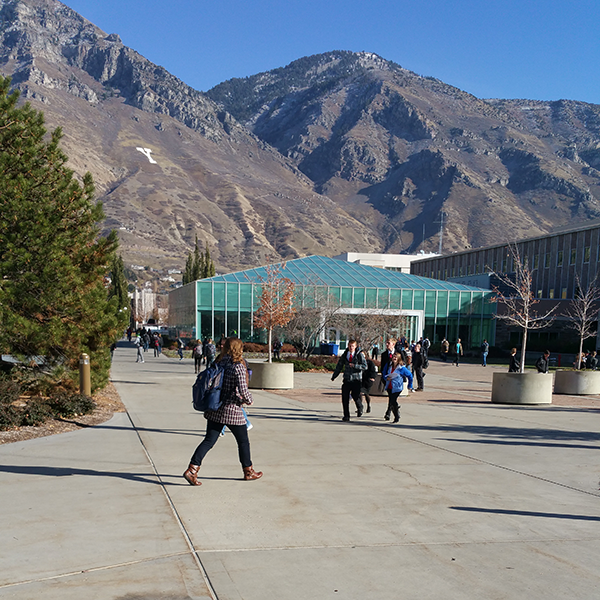
#> input picture tests/test_images/campus1.png, 600 x 600 px, found by its file name
$ python stitch.py
#> lines starting #> are read from the running program, lines starting #| are printed output that depends on the picture
import sys
import cv2
import numpy as np
import random


def blend_image(img1, img2, img3):
    r_1,g_1,b_1 = cv2.split(img1)
    r_2,g_2,b_2 = cv2.split(img2)
    r_3,g_3,b_3 = cv2.split(img3)
    rs = [r_1, r_2, r_3]
    gs = [g_1, g_2, g_3]
    bs = [b_1, b_2, b_3]

    b = b_1
    g = g_1
    r = r_1

    for y in range(len(b_1)):
        for x in range(len(b_1[0])):
            b[y][x] = max(b_1[y][x], b_2[y][x], b_3[y][x])
            g[y][x] = max(g_1[y][x], g_2[y][x], g_3[y][x])
            r[y][x] = max(r_1[y][x], r_2[y][x], r_3[y][x])

    rgb_img = cv2.merge([r,g,b])

    return rgb_img


def warp_image(img, homography, x_max, y_max, title):
    h,w = img.shape[:2]
    h = y_max + y_max + h
    w = x_max + y_max + w

    translate = np.matrix([
        [1, 0, x_max] ,
        [0, 1, y_max] ,
        [0, 0, 1] ,
        ])

    M = translate * homography
    dst = cv2.warpPerspective(img, M, (w,h))
    cv2.imwrite(title, dst)

    return dst


def find_max(x_max_12, y_max_12, x_max_32, y_max_32):
    x_max = max(x_max_12, x_max_32)
    y_max = max(y_max_12, y_max_32)

    return x_max, y_max


def find_homography(good, kp_s, kp_t):
    A = np.matrix([0])

    while(np.linalg.det(A) == 0):
        points = []
        for i in range(4):
            rnd = random.randint(1, len(good)-1)
            points.append((int(kp_s[good[rnd][0].queryIdx].pt[0]), int(kp_s[good[rnd][0].queryIdx].pt[1])))
            points.append((int(kp_t[good[rnd][0].trainIdx].pt[0]), int(kp_t[good[rnd][0].trainIdx].pt[1])))

        A = np.matrix([
            [points[0][0], points[0][1], 1, 0, 0, 0, -points[1][0] * points[0][0], -points[1][0] * points[0][1]] ,
            [0, 0, 0, points[0][0], points[0][1], 1, -points[1][1] * points[0][0], -points[1][1] * points[0][1]] ,
            [points[2][0], points[2][1], 1, 0, 0, 0, -points[3][0] * points[2][0], -points[3][0] * points[2][1]] ,
            [0, 0, 0, points[2][0], points[2][1], 1, -points[3][1] * points[2][0], -points[3][1] * points[2][1]] ,
            [points[4][0], points[4][1], 1, 0, 0, 0, -points[5][0] * points[4][0], -points[5][0] * points[4][1]] ,
            [0, 0, 0, points[4][0], points[4][1], 1, -points[5][1] * points[4][0], -points[5][1] * points[4][1]] ,
            [points[6][0], points[6][1], 1, 0, 0, 0, -points[7][0] * points[6][0], -points[7][0] * points[6][1]] ,
            [0, 0, 0, points[6][0], points[6][1], 1, -points[7][1] * points[6][0], -points[7][1] * points[6][1]]
            ])

        x = np.matrix([
            [points[1][0]] ,
            [points[1][1]] ,
            [points[3][0]] ,
            [points[3][1]] ,
            [points[5][0]] ,
            [points[5][1]] ,
            [points[7][0]] ,
            [points[7][1]]
            ])

    h = A.I * x
    homography = np.matrix([
        [h.item(0), h.item(1), h.item(2)] ,
        [h.item(3), h.item(4), h.item(5)] ,
        [h.item(6), h.item(7), 1]
        ])

    return homography


def distance(outcome, target):
    return np.linalg.norm(outcome-target)


def ransac(good, kp_s, img_b, kp_t, img_t):
    best_consensus = 0
    tolrance = 2.0
    best_homography = np.matrix([0])

    for i in range(50):
        homography = find_homography(good, kp_s, kp_t);
        consensus = 0

        for i in range(len(good)):
            s = (int(kp_s[good[i][0].queryIdx].pt[0]), int(kp_s[good[i][0].queryIdx].pt[1]))
            t = (int(kp_t[good[i][0].trainIdx].pt[0]), int(kp_t[good[i][0].trainIdx].pt[1]))

            source = np.matrix([
                [s[0]] ,
                [s[1]] ,
                [1]
                ])

            target = np.matrix([
                [t[0]] ,
                [t[1]] ,
                [1]
                ])

            outcome = homography * source
            outcome = outcome / outcome.item(2)
            dist = distance(outcome, target)
            if dist < tolrance:
                consensus+=1

        if consensus > best_consensus:
            best_consensus = consensus
            best_homography = homography

    return best_homography

def test_points(img, homography):
    h,w = img.shape[:2]
    # (0,0)
    source = np.matrix([
        [0] ,
        [0] ,
        [1]
        ])
    top_left = homography * source
    top_left = top_left / top_left.item(2,0)

    # (0,H-1)
    source = np.matrix([
        [0] ,
        [h-1] ,
        [1]
        ])
    top_right = homography * source
    top_right = top_right / top_right.item(2,0)

    # (W-1,0)
    source = np.matrix([
        [w-1] ,
        [0] ,
        [1]
        ])
    bottom_left = homography * source
    bottom_left = bottom_left / bottom_left.item(2,0)

    # (W-1,H-1)
    source = np.matrix([
        [w-1] ,
        [h-1] ,
        [1]
        ])
    bottom_right= homography * source
    bottom_right = bottom_right / bottom_right.item(2,0)

    max_x = max(abs(top_left[0]), abs(top_right[0]), abs(bottom_left[0]), abs(bottom_right[0]))
    max_y = max(abs(top_left[1]), abs(top_right[1]), abs(bottom_left[1]), abs(bottom_right[1]))

    return max_x, max_y


def find_matches(kp_s, des_s, img_b, kp_t, des_t, img_t, title):
    bf = cv2.BFMatcher()
    knn_matches = bf.knnMatch(des_s, des_t, k=2)

    # Apply ratio test
    good = []
    for m,n in knn_matches:
        if m.distance < 0.7*n.distance:
            good.append([m])

    matches = cv2.drawMatchesKnn(img_b, kp_s, img_t, kp_t, good, None, flags=2)
    cv2.imwrite(title, matches)

    return good


def find_points(img, title):
    sift = cv2.xfeatures2d.SIFT_create()
    # find the keypoints and descriptors with SIFT
    kp, des = sift.detectAndCompute(img, None)
    # draw the keypoints on the images
    keypoints = cv2.drawKeypoints(img, kp, None, flags=cv2.DRAW_MATCHES_FLAGS_DRAW_RICH_KEYPOINTS)
    cv2.imwrite(title, keypoints)

    return kp, des


if __name__ == '__main__':
    # read in images
    img1 = cv2.imread('tests/test_images/campus1.png')
#> img1 is the input picture: shape (600, 600, 3); mean B, G, R 129.6, 124.4, 118.6
    img2 = cv2.imread('tests/test_images/campus2.png')
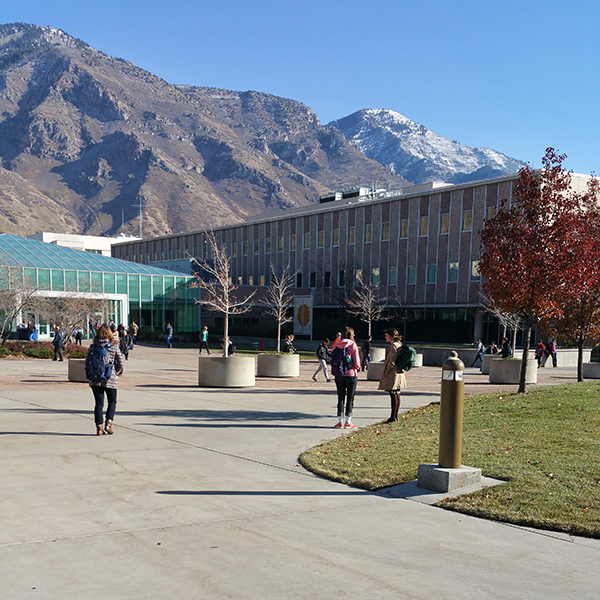
#> input picture tests/test_images/campus2.png, 600 x 600 px, found by its file name
#> img2 is the input picture: shape (600, 600, 3); mean B, G, R 141.7, 133.6, 124.9
    img3 = cv2.imread('tests/test_images/campus3.png')
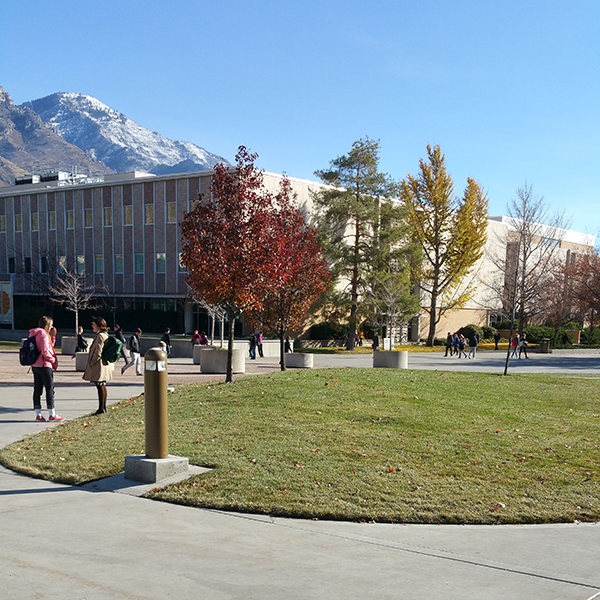
#> input picture tests/test_images/campus3.png, 600 x 600 px, found by its file name
#> img3 is the input picture: shape (600, 600, 3); mean B, G, R 145.3, 145.3, 133.8

    img1_gray = cv2.cvtColor(img1, cv2.COLOR_BGR2GRAY)
    img2_gray = cv2.cvtColor(img2, cv2.COLOR_BGR2GRAY)
    img3_gray = cv2.cvtColor(img3, cv2.COLOR_BGR2GRAY)
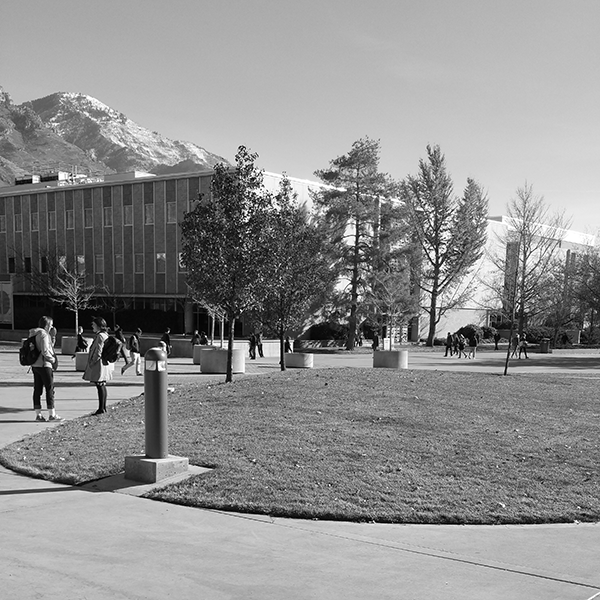
#> img3_gray: shape (600, 600); min 0, max 255, mean 141.9

    # find key points and descriptors
    kp1, des1 = find_points(img1_gray, 'key1.png')
#> in find_points, `kp, des = sift.detectAndCompute(img, None)`: kp = 2193 keypoints; strongest (x, y, size): (340, 352, 4.3), (418, 350, 2), (147, 328, 2.6), (332, 379, 2.1)
#> kp1 has the same summary as kp in find_points
    kp2, des2 = find_points(img2_gray, 'key2.png')
#> call 2 of find_points, with title = 'key2.png'
#> in find_points (call 2), `kp, des = sift.detectAndCompute(img, None)`: kp = 1695 keypoints; strongest (x, y, size): (499, 350, 2.1), (26, 326, 1.9), (398, 344, 4.3), (562, 208, 2)
#> in find_points (call 2), `keypoints = cv2.drawKeypoints(img, kp, None, flags=cv2.DRAW_MATCHES_FL..`:
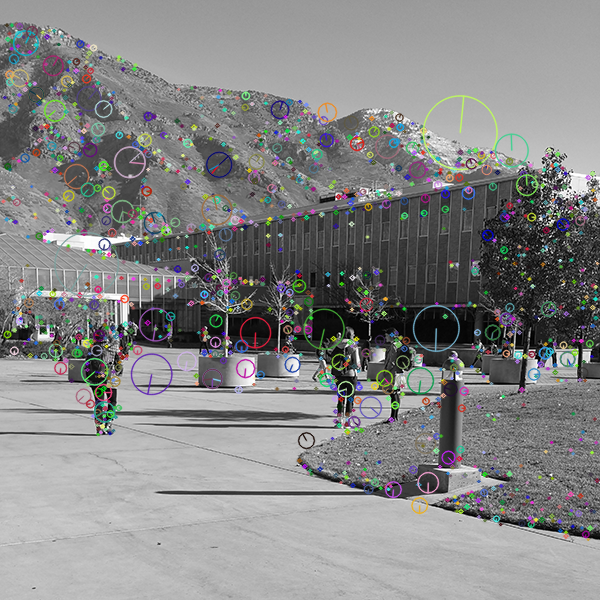
#> keypoints: shape (600, 600, 3); mean of channels 0, 1, 2 133.4, 133.5, 133.2; drawn as B, G, R
#> kp2 has the same summary as kp in find_points
    kp3, des3 = find_points(img3_gray, 'key3.png')
#> call 3 of find_points, with title = 'key3.png'
#> in find_points (call 3), `kp, des = sift.detectAndCompute(img, None)`: kp = 1786 keypoints; strongest (x, y, size): (105, 336, 4.8), (82, 330, 1.8), (440, 260, 2), (291, 346, 2.4)
#> in find_points (call 3), `keypoints = cv2.drawKeypoints(img, kp, None, flags=cv2.DRAW_MATCHES_FL..`:
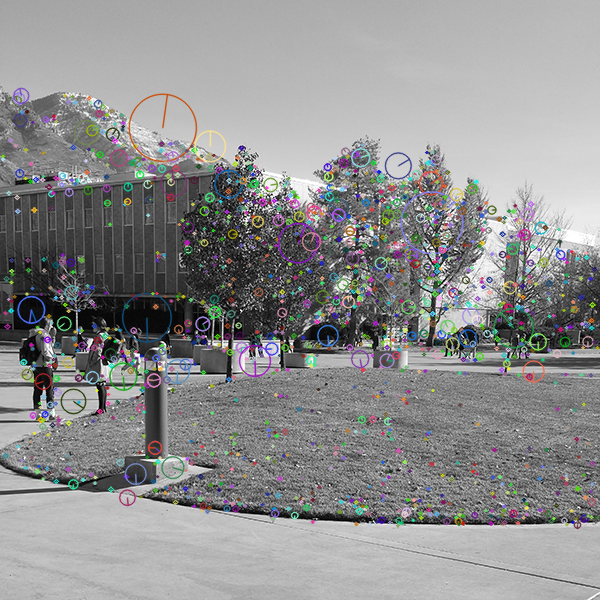
#> keypoints: shape (600, 600, 3); mean of channels 0, 1, 2 142.9, 142.8, 142.6; drawn as B, G, R
#> kp3 has the same summary as kp in find_points

    # find matches
    good_12 = find_matches(kp1, des1, img1_gray, kp2, des2, img2_gray, 'matches_1_2.png')
#> in find_matches, `knn_matches = bf.knnMatch(des_s, des_t, k=2)`: knn_matches = 2193 matches
#> after the loop in find_matches, `for m,n in knn_matches:`: good = 285 matches
#> good_12 = 285 matches
    good_13 = find_matches(kp1, des1, img1_gray, kp3, des3, img3_gray, 'matches_1_3.png')
#> call 2 of find_matches, with title = 'matches_1_3.png'
#> after the loop in find_matches (call 2), `for m,n in knn_matches:`: good = []
#> in find_matches (call 2), `matches = cv2.drawMatchesKnn(img_b, kp_s, img_t, kp_t, good, None, fla..`:
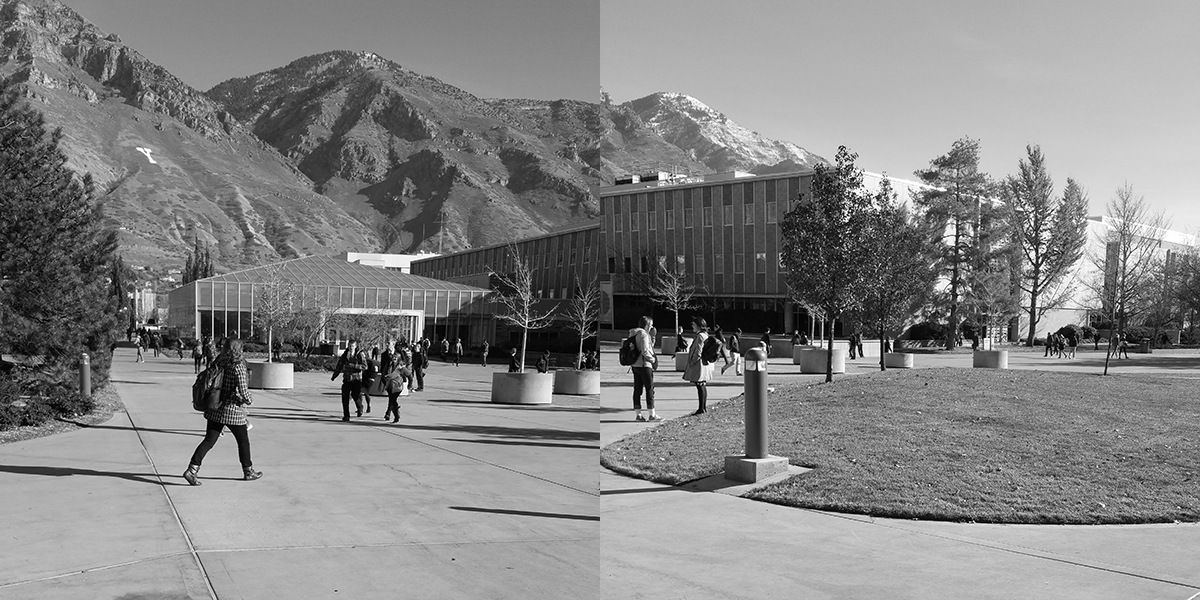
#> matches: shape (600, 1200, 3); min 0, max 255, mean 132.6
#> good_13 = []
    good_32 = find_matches(kp3, des3, img3_gray, kp2, des2, img2_gray, 'matches_3_2.png')
#> call 3 of find_matches, with title = 'matches_3_2.png'
#> in find_matches (call 3), `knn_matches = bf.knnMatch(des_s, des_t, k=2)`: knn_matches = 1786 matches
#> after the loop in find_matches (call 3), `for m,n in knn_matches:`: good = 226 matches
#> in find_matches (call 3), `matches = cv2.drawMatchesKnn(img_b, kp_s, img_t, kp_t, good, None, fla..`:
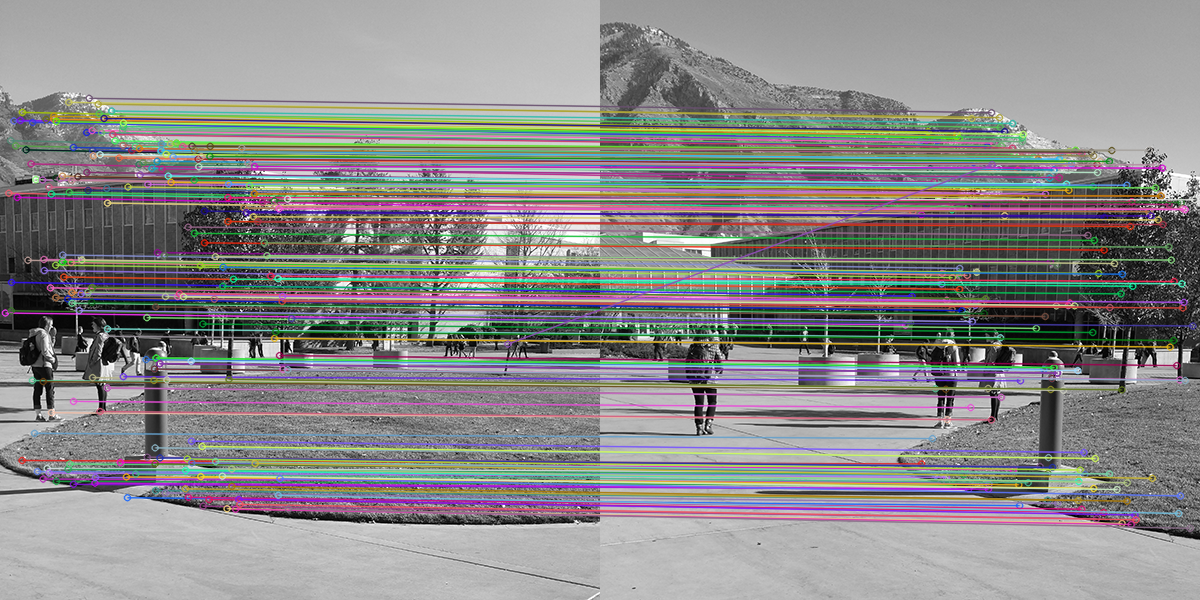
#> matches: shape (600, 1200, 3); mean of channels 0, 1, 2 137.7, 138, 139.6; drawn as B, G, R
#> good_32 = 226 matches

    # ransac and warp images
    homography_12 = ransac(good_12, kp1, img1_gray, kp2, img2_gray)
#> after the loop in ransac, `for i in range(50):`: best_consensus = 220
#> homography_12 = [[1.31, 0.0921, -424.5], [0.154, 1.26, -95.07], [0.000472, 9.04e-05, 1]]
    homography_32 = ransac(good_32, kp3, img3_gray, kp2, img2_gray)
#> the loop in ransac (call 2), `for i in range(50):` made 50 passes
#> best_consensus on passes 1, 2, 5: 13, 109, 116
#> homography_32 = [[0.833, -0.00586, 305.7], [-0.129, 0.971, 25.75], [-0.000317, 2.99e-05, 1]]

    x_max_12, y_max_12 = test_points(img1_gray, homography_12)
#> in test_points, `top_left = homography * source`: top_left = [[-424.5], [-95.07], [1]]
#> in test_points, `top_right = homography * source`: top_right = [[-369.3], [662.1], [1.05]]
#> in test_points, `top_right = top_right / top_right.item(2,0)`: top_right = [[-350.3], [628.1], [1]]
#> in test_points, `bottom_left = homography * source`: bottom_left = [[357.3], [-2.6], [1.28]]
#> in test_points, `bottom_left = bottom_left / bottom_left.item(2,0)`: bottom_left = [[278.5], [-2.03], [1]]
#> in test_points, `bottom_right= homography * source`: bottom_right = [[412.5], [754.6], [1.34]]
#> in test_points, `bottom_right = bottom_right / bottom_right.item(2,0)`: bottom_right = [[308.5], [564.3], [1]]
#> in test_points, `max_x = max(abs(top_left[0]), abs(top_right[0]), abs(bottom_left[0]), ..`: max_x = [[424.5]]
#> in test_points, `max_y = max(abs(top_left[1]), abs(top_right[1]), abs(bottom_left[1]), ..`: max_y = [[628.1]]
#> x_max_12 = [[424.5]]; y_max_12 = [[628.1]]
    x_max_32, y_max_32 = test_points(img1_gray, homography_12)
#> x_max_32 = [[424.5]]; y_max_32 = [[628.1]]

    # find min, max x and y
    x_max,y_max = find_max(x_max_12, y_max_12, x_max_32, y_max_32)
#> in find_max, `x_max = max(x_max_12, x_max_32)`: x_max = [[424.5]]
#> in find_max, `y_max = max(y_max_12, y_max_32)`: y_max = [[628.1]]
#> x_max = [[424.5]]; y_max = [[628.1]]

    warp_1 = warp_image(img1, homography_12, x_max, y_max, 'warp_12.png')
#> in warp_image, `h = y_max + y_max + h`: h = [[1856.2]]
#> in warp_image, `w = x_max + y_max + w`: w = [[1652.5]]
#> (the run stopped early here; a loop or call above may not have finished)
